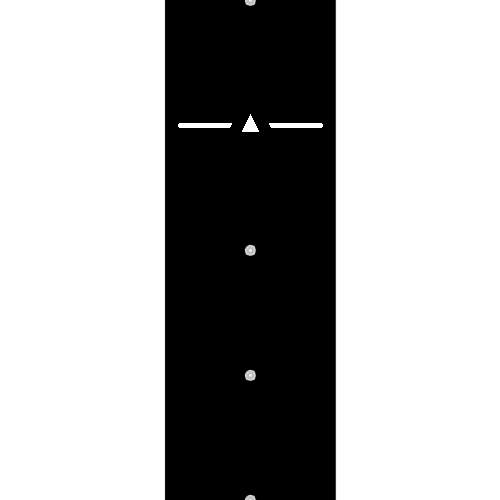
#> input picture Draw_Track/images/start-end_v2.png, 500 x 500 px, found by its file name
$ python example_Mapping.py
#> lines starting #> are read from the running program, lines starting #| are printed output that depends on the picture; after the words box and inside, x2 and y2 are one past the last pixel; in counts of white or black regions, pixels touching at a corner belong together
### Draw_Track/dictostr.py
import os
import sys

currentdir = os.path.dirname(os.path.realpath(__file__))
parentdir = os.path.dirname(os.path.dirname(currentdir))
sys.path.append(parentdir)

from Track.trackPiece import TrackPiece

d = {'003300': None,
	 '011837': None,
	 '021836': None,
	 '031835': None,
	 '041837': None,
	 '051836': None,
	 '061835': None,
	 '075147': None,
	 '085146': None,
	 '095145': None,
	 '101004': None,
	 '111800': None,
	 '121801': None,
	 '132000': None,
	 '142001': None,
	 '151700': None,
	 '161701': None,
	 '171000': None,
	 '181737': None,
	 '191736': None,
	 '201735': None,
	 '213400': None}

def dictostr(dic):
	track = []
	if len(dic) == 0:
		dic = d
	c = 0
	for key in dic:
		t = int(key[2:4])
		trackpart = TrackPiece.get_TrackPieceType(t)

		if trackpart == 'curve':
			if int(key[4:]) > 15:
				trackpart = 'right'
			else:
				trackpart = 'left'
		elif trackpart == 'finish':
			break

		if len(track) > 0:
			if trackpart == track[len(track)-1]:
				c += 1
			else:
				c = 0
		if trackpart == "left":
			mod = 2
		else:
			mod = 3
		#print(str(c) + " " + str(mod))
		if c%mod == 0:
			track.append(trackpart)

	#print(track)
	return track

### Draw_Track/mapping.py

from os import _exit
from PIL import Image, ImageOps
import pathlib
import math
import cv2
import numpy as np
from Draw_Track.dictostr import dictostr

_path = str(pathlib.Path().resolve()) + "/Draw_Track/images/"

_straight       = _path + "straight_v2.png"
_right         = _path + "curve_right_v2.png"
_left          = _path + "curve_left_v2.png"
_intersection   = _path + "intersection_v2.png"
_startline      = _path + "start-end_v2.png"
_track          = _path + "track.png"

_cp = []
_diclen = 0

#default_track = ['start','left', 'left', 'straight', 'intersection', 'right', 'right', 'right', 'intersection', 'left']

def map_grid(dic):
    track = []
    track = dictostr(dic)
    rotation = 0 	#for the rotation of pieces

    # [5 lines of commented-out code are left out]

    _dim = int(len(track)/2)
    w = 500
    h = 500
    grid = Image.new('RGB', size=(_dim*h, _dim*w), color='white')      #currently unknown dimensions of track -> max possible length & height
#> grid: PIL image 2500x2500 RGB; every value is 255
    i = 0
    y, x = round(_dim/2 - 0.5), round(_dim/2 - 0.5)
    minx, miny, maxx, maxy = x,y,0,0
    for all in track:
        if track[i] == 'start':
            img = Image.open(_startline)
#> img is the input picture: PIL image 500x500 RGBA; mean R, G, B, A 168.8, 168.8, 168.8, 255
        elif track[i] == 'left':
            img = Image.open(_left)        #-90 = clockwise; 90 = counter-clockwise
        elif track[i] == 'right':
            img = Image.open(_right).rotate(-90)
        elif track[i] == 'straight':
            img = Image.open(_straight)
        elif track[i] == 'intersection':
            img = Image.open(_intersection)
        else:
            print("Error: Unkown piece")
        grid.paste(img.rotate(rotation), box=(y*h, x*w))
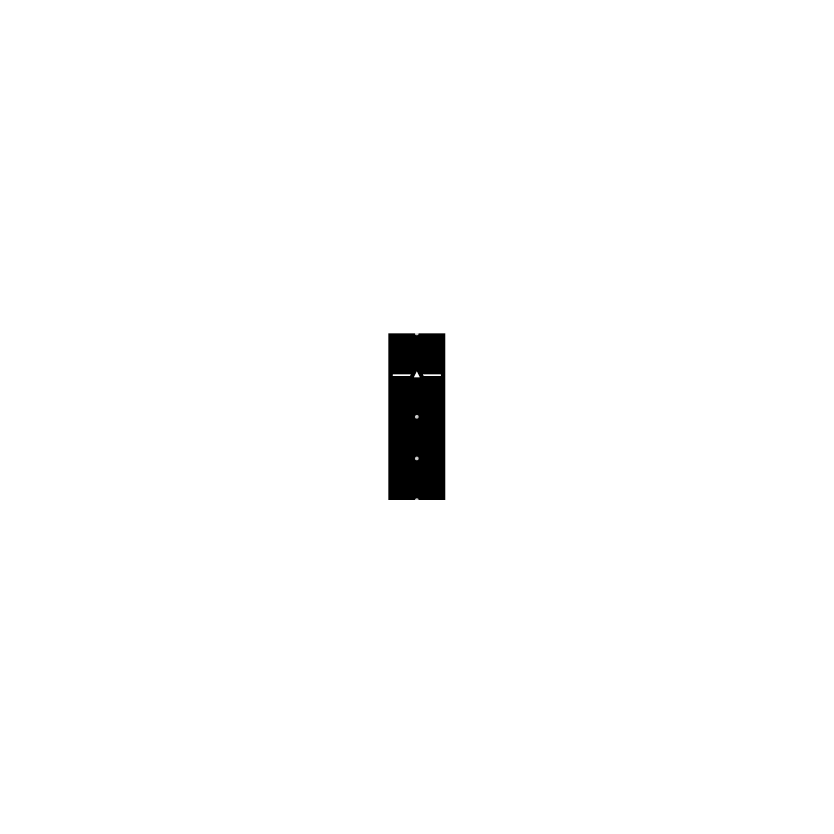
#> grid: PIL image 2500x2500 RGB (shown at 1/3 size); min 0, max 255, mean 251.6
        #checkpoints(track[i], rotation, x,y)
        #if piece was curve -> rotate following pieces and direction
        if track[i] == 'left':
            rotation -= 90

        elif track[i] == 'right':
            rotation += 90
        y -= round(math.sin(math.radians(rotation)))
        x -= round(math.cos(math.radians(rotation)))
        i += 1

        if x < minx:
            minx = x
        elif x > maxx:
            maxx = x

        if y < miny:
            miny = y
        elif y > maxy:
            maxy = y
#> pass 2 of the loop in map_grid, `for all in track:`:
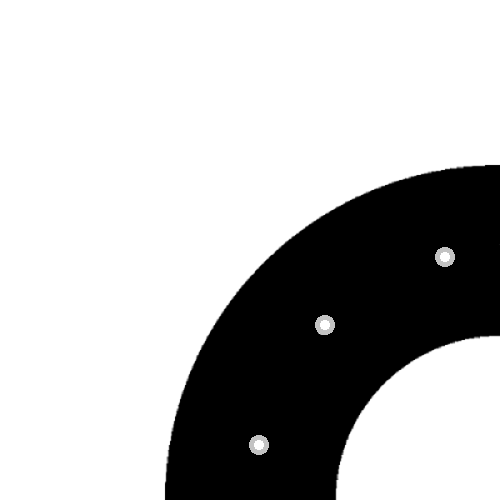
#> input picture Draw_Track/images/curve_right_v2.png, 500 x 500 px, found by its file name
#> in map_grid, `img = Image.open(_right).rotate(-90)`:
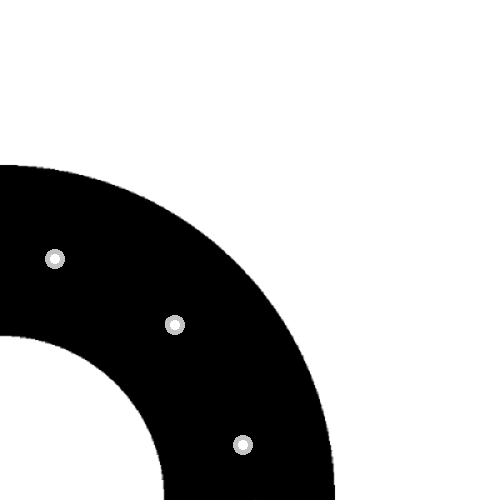
#> img: PIL image 500x500 RGBA; mean R, G, B, A 187.5, 187.5, 187.5, 255
#> in map_grid, `grid.paste(img.rotate(rotation), box=(y*h, x*w))`:
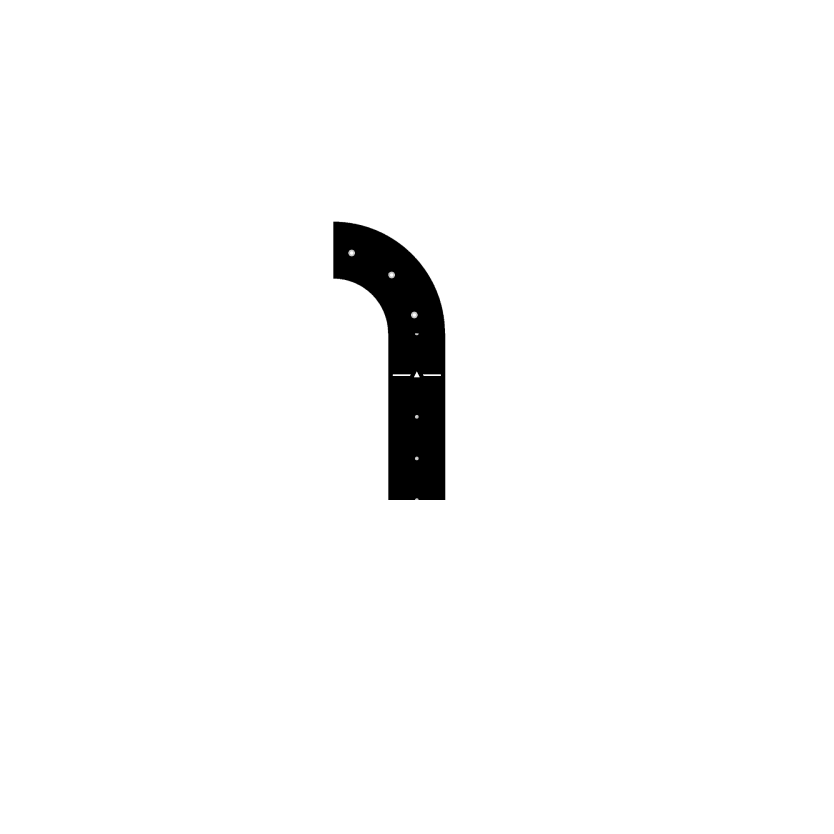
#> grid: PIL image 2500x2500 RGB (shown at 1/3 size); min 0, max 255, mean 248.9

    maxx += 1
#> maxx = 5
    maxy += 1
    grid = grid.crop((miny*w, minx*h, (maxy)*w, (maxx)*h))
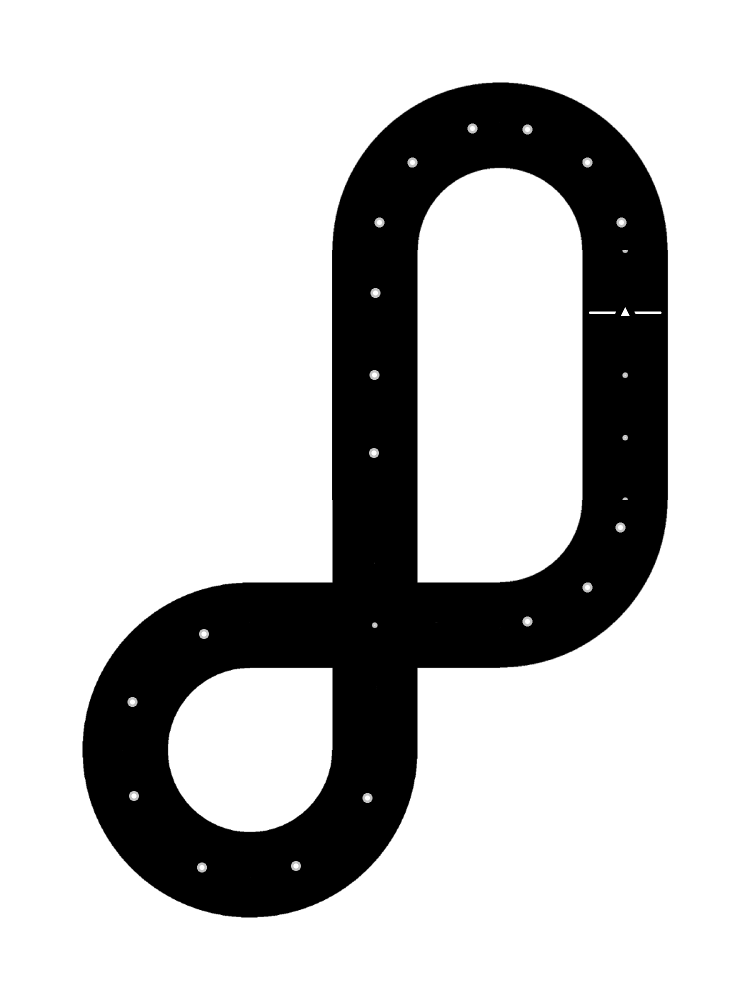
#> grid: PIL image 1500x2000 RGB (shown at 1/2 size); min 0, max 255, mean 194.8
    grid.thumbnail((800, 800))
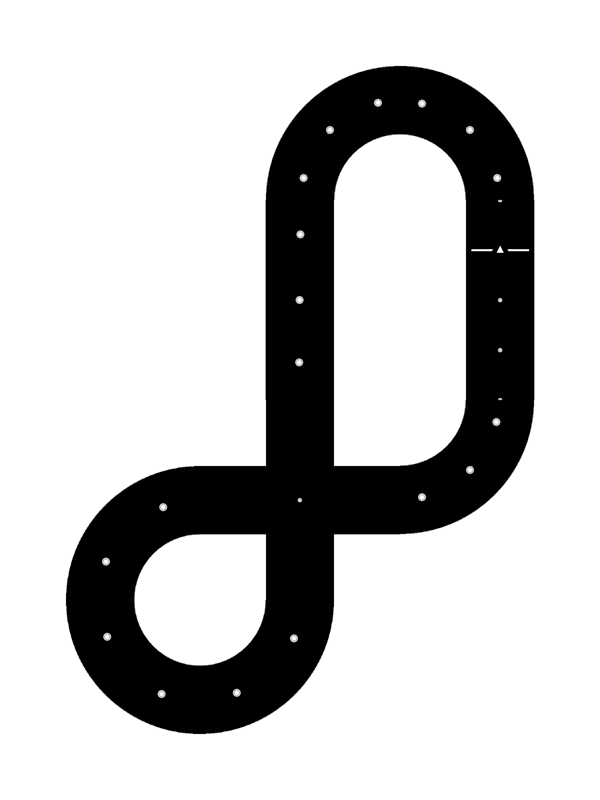
#> grid: PIL image 600x800 RGB; min 0, max 255, mean 194.8
    ImageOps.mirror(grid).save(_track)
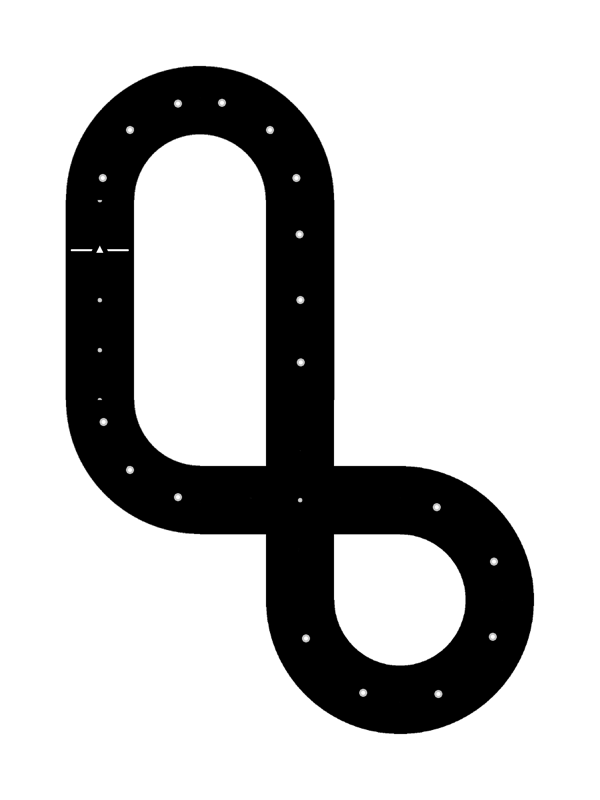
#> saved as track.png: PIL image 600x800 RGB; min 0, max 255, mean 194.8


def checkpoints():
    image = cv2.imread(_track,0)
#> image: shape (800, 600); min 0, max 255, mean 194.8

    # threshold
    th, threshed = cv2.threshold(image, 100, 255,
          cv2.THRESH_BINARY|cv2.THRESH_OTSU)
#> threshed: shape (800, 600); 76.4% white; 1 black region
#> th = 127

    # findcontours
    cnts = cv2.findContours(threshed, cv2.RETR_LIST,
                    cv2.CHAIN_APPROX_SIMPLE)[-2]
#> cnts = 30 contours, 6 with area under 20; largest, box (x1, y1, x2, y2) and area: (0, 0, 600, 800) 478601, (65, 65, 535, 735) 170397, (134, 134, 266, 466) 40506, (334, 534, 466, 666) 14304, (359, 689, 367, 697) 37

    # filter by area
    s1 = 1
    s2 = 300
    xcnts = []
    for cnt in cnts:
        if s1<cv2.contourArea(cnt) <s2:
            peri = cv2.arcLength(cnt, True)
            approx = cv2.approxPolyDP(cnt, 0.04 * peri, True)
            if len(approx) > 2:
                #print(len(approx))
                if len(approx) == 3:
                    start = cnt
                xcnts.append(cnt)
#> this loop made 30 passes
#> (cnt, peri, approx) on passes 17 to 18: ([[107, 249], [108, 250], [128, 250], [127, 249]], 42.83, [[107, 249], [128, 250]]), ([[71, 249], [71, 250], [91, 250], [91, 249]], 42, [[71, 249], [91, 250]])
#> (peri, approx) on passes 12, 19, 20, 21: (7.41, [[98, 398], [98, 399], [101, 399], [100, 398]]), (19.07, [[99, 246], [97, 252], [102, 252]]), (21.66, [[297, 231], [296, 236], [301, 237], [302, 232]]), (8, [[98, 200], [98, 201], [101, 201], [101, 200]])
#> after the loop, xcnts = 24 contours, 6 with area under 20; largest, box (x1, y1, x2, y2) and area: (359, 689, 367, 697) 37, (489, 633, 497, 641) 37, (433, 503, 441, 511) 37, (174, 493, 182, 501) 37, (99, 174, 107, 182) 37


    # printing output
    #print("\nDots number: {}".format(len(xcnts)))
#> (the run stopped early here; a loop or call above may not have finished)
